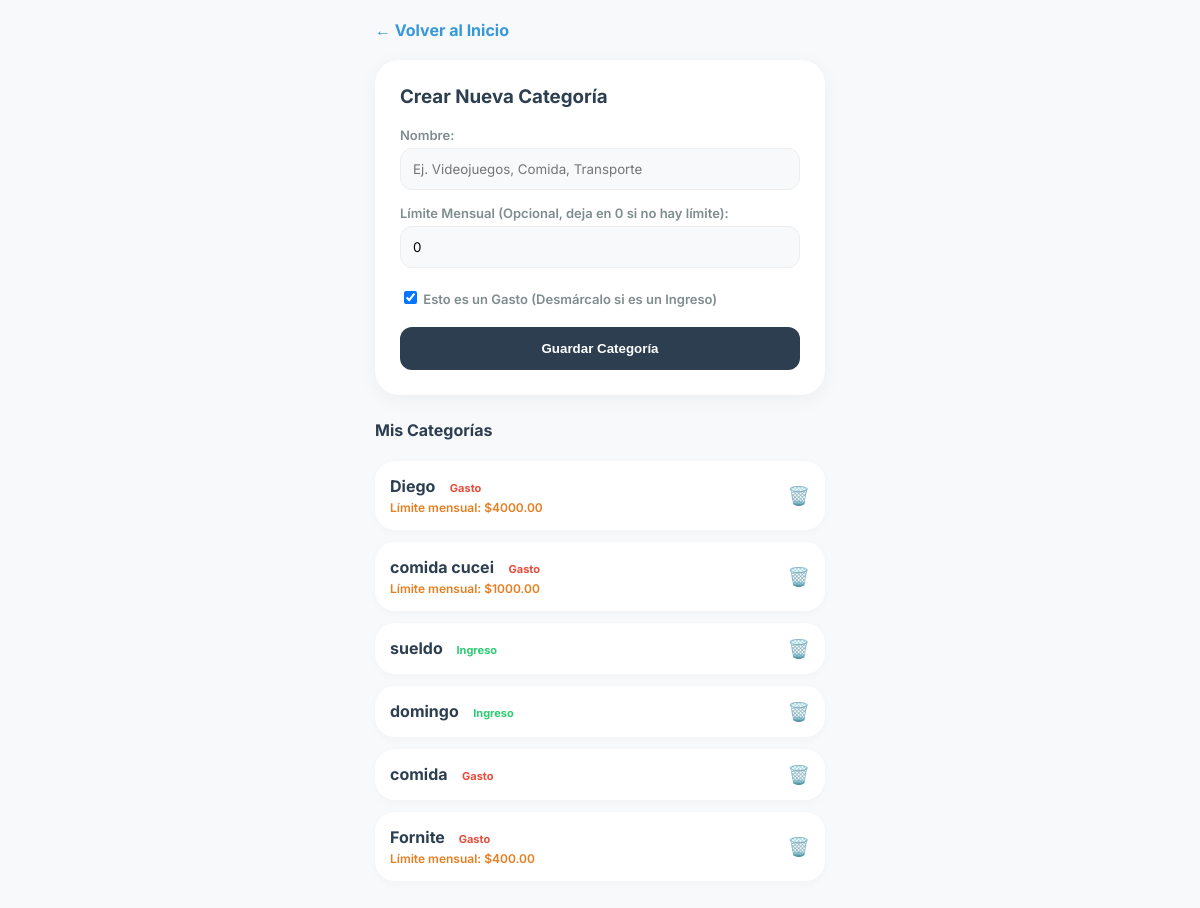
The app's page /categorias/ (signed in) with its own data.
### wallet/models.py (models this page shows, shortened)
class Category(models.Model):
    user = models.ForeignKey(User, on_delete=models.CASCADE)
    name = models.CharField(max_length=50)
    is_expense = models.BooleanField(default=True)
    budget_limit = models.DecimalField(max_digits=10, decimal_places=2, default=0)

### wallet/views.py (the view, shortened to what this page needs)
# urls.py: path('categorias/', views.gestionar_categorias, name='categorias'),
@login_required
def gestionar_categorias(request):
    categorias = Category.objects.filter(user=request.user)
    return render(request, 'categorias.html', {'categorias': categorias})

### templates/categorias.html (shortened to what this page needs)
<!DOCTYPE html>
<html lang="es">
<head>
</head>
<body>
    <div class="main-container">
        <div style="margin-bottom: 20px;">
            <a href="{% url 'inicio' %}" style="text-decoration: none; font-weight: bold; color: var(--accent);">← Volver al Inicio</a>
        </div>
        <div class="glass-card">
            <h3 style="margin-top:0;">Crear Nueva Categoría</h3>
            <form method="POST">
                <label class="label-title">Nombre:</label>
                <input type="text" name="name" placeholder="Ej. Videojuegos, Comida, Transporte" required>
                <label class="label-title">Límite Mensual (Opcional, deja en 0 si no hay límite):</label>
                <input type="number" step="0.01" name="budget_limit" value="0" min="0" placeholder="$0.00">
                <label style="font-size: 13px; font-weight: 600; color: #7f8c8d; display: block; margin-bottom: 20px; cursor: pointer; margin-top: 5px;">
                    <input type="checkbox" name="is_expense" checked> Esto es un Gasto (Desmárcalo si es un Ingreso)
                </label>
                <button type="submit" class="btn-save">Guardar Categoría</button>
            </form>
        </div>
        <h4 style="color: var(--dark);">Mis Categorías</h4>
        {% for c in categorias %}
        <div class="history-item">
            <div>
                <b>{{ c.name }}</b>
                <span style="font-size: 11px; margin-left: 10px; font-weight: bold; color: {% if c.is_expense %}var(--danger){% else %}var(--primary){% endif %};">
                    {% if c.is_expense %}Gasto{% else %}Ingreso{% endif %}
                </span>
                {% if c.is_expense and c.budget_limit > 0 %}
                    <div style="font-size: 12px; color: var(--warning); margin-top: 4px; font-weight: 600;">
                        Límite mensual: ${{ c.budget_limit }}
                    </div>
                {% endif %}
            </div>
            <a href="{% url 'eliminar_categoria' c.id %}" style="text-decoration:none; font-size: 18px; padding-left: 15px;" onclick="return confirm('🚨 ¿Seguro? Si borras esto, TAMBIÉN se borrarán todos los registros que usaban esta categoría.')">🗑️</a>
        </div>
        {% empty %}
        <p style="font-size: 13px; color: #95a5a6; text-align: center;">No has creado categorías todavía.</p>
        {% endfor %}
    </div>
</body>
</html>

### templates/categorias.html (style rules this page uses)
:root { --primary: #2ecc71; --danger: #e74c3c; --dark: #2c3e50; --bg: #f8f9fa; --accent: #3498db; --warning: #e67e22; }
body { background-color: var(--bg); font-family: 'Inter', sans-serif; margin: 0; padding: 20px; color: var(--dark); }
.main-container { max-width: 450px; margin: 0 auto; }
.glass-card { background: white; padding: 25px; border-radius: 24px; box-shadow: 0 4px 20px rgba(0,0,0,0.05); margin-bottom: 25px; }
input[type="text"], input[type="number"] { width: 100%; padding: 12px; margin-bottom: 15px; border: 1px solid #eee; border-radius: 12px; box-sizing: border-box; background-color: #f8f9fa; font-family: 'Inter', sans-serif; }
.btn-save { background: var(--dark); color: white; border: none; padding: 14px; border-radius: 12px; width: 100%; font-weight: 600; cursor: pointer; transition: 0.3s; }
.history-item { background: white; padding: 15px; border-radius: 20px; display: flex; justify-content: space-between; align-items: center; margin-bottom: 12px; box-shadow: 0 2px 8px rgba(0,0,0,0.03); }
.label-title { font-size: 13px; font-weight: 600; color: #7f8c8d; display: block; margin-bottom: 5px; }

### records on screen
Category: name "Diego", is_expense "Gasto", budget_limit "4000.00"
Category: name "comida cucei", is_expense "Gasto", budget_limit "1000.00"
Category: name "sueldo", is_expense "Ingreso"
Category: name "domingo", is_expense "Ingreso"
Category: name "comida", is_expense "Gasto"
Category: name "Fornite", is_expense "Gasto", budget_limit "400.00"
